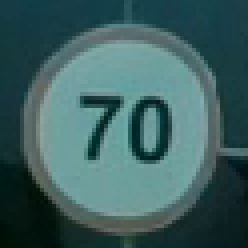
#> input picture SW Modular Scripts/Detection/Signs/b_Classification/test_images/1235.png, 62 x 62 px (shown 4 times larger); its folder holds only this picture in this run
$ python -i HoughLine.py   (imports and definitions only)
#> lines starting #> are read from the running program, lines starting #| are printed output that depends on the picture; after the words box and inside, x2 and y2 are one past the last pixel; in counts of white or black regions, pixels touching at a corner belong together
#> further down, picture is the input picture: shape (62, 62, 3); mean B, G, R 96.4, 95.8, 61.8
import cv2
import numpy as np

# [1 line not run here, left out]
minLineLength = 10
maxLineGap = 20
thresh = 10

def minLineLength_Change(val):
    global minLineLength
    minLineLength = val
def maxLineGap_Change(val):
    global maxLineGap
    maxLineGap = val
def thresh_Change(val):
    global thresh
    thresh = val


# [3 lines not run here, left out]


def Hough(img):

    # 1. Converting frame to HLS ColorSpace
    gray = cv2.cvtColor(img,cv2.COLOR_BGR2GRAY)
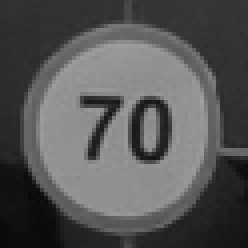
#> gray: shape (62, 62) (shown 4 times larger); min 9, max 160, mean 85.7

    # 2. Keeping only Edges of Segmented ROI
    edges = cv2.Canny(gray,50,150,apertureSize = 3)
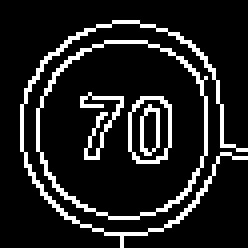
#> edges: shape (62, 62) (shown 4 times larger); 12.7% white in thin lines or dots, all inside (x1, y1, x2, y2) = (5, 5, 62, 62)

    # 3. Applying HoughLines to detect Lines in the image
    lines = cv2.HoughLines(edges,1,np.pi/180,50)
#> lines = None

    # 4. Draw detected lines on the frame
    if lines is not None:
        for rho,theta in lines[0]:
            a = np.cos(theta)
            b = np.sin(theta)
            x0 = a*rho
            y0 = b*rho
            x1 = int(x0 + 1000*(-b))
            y1 = int(y0 + 1000*(a))
            x2 = int(x0 - 1000*(-b))
            y2 = int(y0 - 1000*(a))

            # 4. Draw detected lines on the frame
            cv2.line(img,(x1,y1),(x2,y2),(0,0,255),2)

        # 5. Display Detected Lines
        cv2.imshow('[Hough] houghlines.jpg',img)
    return img


def ProbHough(img):
    gray = cv2.cvtColor(img,cv2.COLOR_BGR2GRAY)
    edges = cv2.Canny(gray,50,200,apertureSize = 3)

    linesP = cv2.HoughLinesP(edges,1,np.pi/180,thresh,None,minLineLength,maxLineGap)
    #if lines is not None:
        #for x1,y1,x2,y2 in lines[0]:
            #cv2.line(img,(x1,y1),(x2,y2),(0,255,0),2)
    if linesP is not None:
        for i in range(0, len(linesP)):
            l = linesP[i][0]
            cv2.line(img, (l[0], l[1]), (l[2], l[3]), (0,0,255), 2, cv2.LINE_AA)

    cv2.imshow("[ProbHough] Prob_houghLines",img)

>>> import cv2
>>> picture = cv2.imread('../../Signs/b_Classification/test_images/1235.png')
>>> result = Hough(picture)

$ run again, on SW Modular Scripts/Detection/Signs/b_Classification/test_images/1351.png
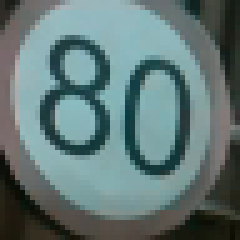
#> input picture SW Modular Scripts/Detection/Signs/b_Classification/test_images/1351.png, 48 x 48 px (shown 5 times larger)
#> picture is the input picture: shape (48, 48, 3); mean B, G, R 118.6, 119.2, 98
#> in Hough, `gray = cv2.cvtColor(img,cv2.COLOR_BGR2GRAY)`:
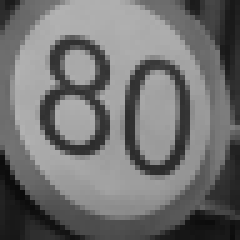
#> gray: shape (48, 48) (shown 5 times larger); min 11, max 178, mean 112.8
#> in Hough, `edges = cv2.Canny(gray,50,150,apertureSize = 3)`:
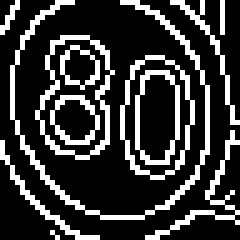
#> edges: shape (48, 48) (shown 5 times larger); 22.9% white in thin lines or dots
#> lines = None

$ run again, on SW Modular Scripts/Detection/Signs/b_Classification/test_images/1827.png
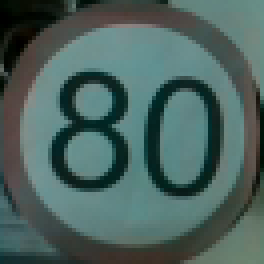
#> input picture SW Modular Scripts/Detection/Signs/b_Classification/test_images/1827.png, 66 x 66 px (shown 4 times larger)
#> picture is the input picture: shape (66, 66, 3); mean B, G, R 94.2, 98.4, 75.2
#> in Hough, `gray = cv2.cvtColor(img,cv2.COLOR_BGR2GRAY)`:
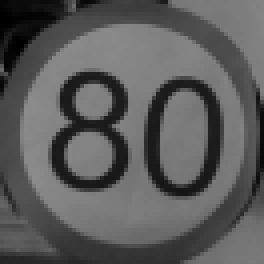
#> gray: shape (66, 66) (shown 4 times larger); min 0, max 141, mean 91
#> in Hough, `edges = cv2.Canny(gray,50,150,apertureSize = 3)`:
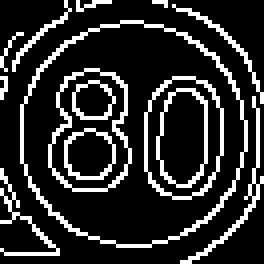
#> edges: shape (66, 66) (shown 4 times larger); 17.7% white in thin lines or dots
#> lines = None

$ run again, on SW Modular Scripts/Detection/Signs/b_Classification/test_images/26.png
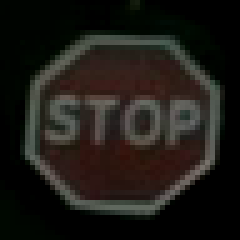
#> input picture SW Modular Scripts/Detection/Signs/b_Classification/test_images/26.png, 48 x 48 px (shown 5 times larger)
#> picture is the input picture: shape (48, 48, 3); mean B, G, R 22, 26.4, 29.3
#> in Hough, `edges = cv2.Canny(gray,50,150,apertureSize = 3)`:
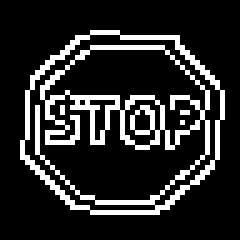
#> edges: shape (48, 48) (shown 5 times larger); 16.4% white in thin lines or dots, all inside (x1, y1, x2, y2) = (4, 6, 45, 43)
#> lines = None
